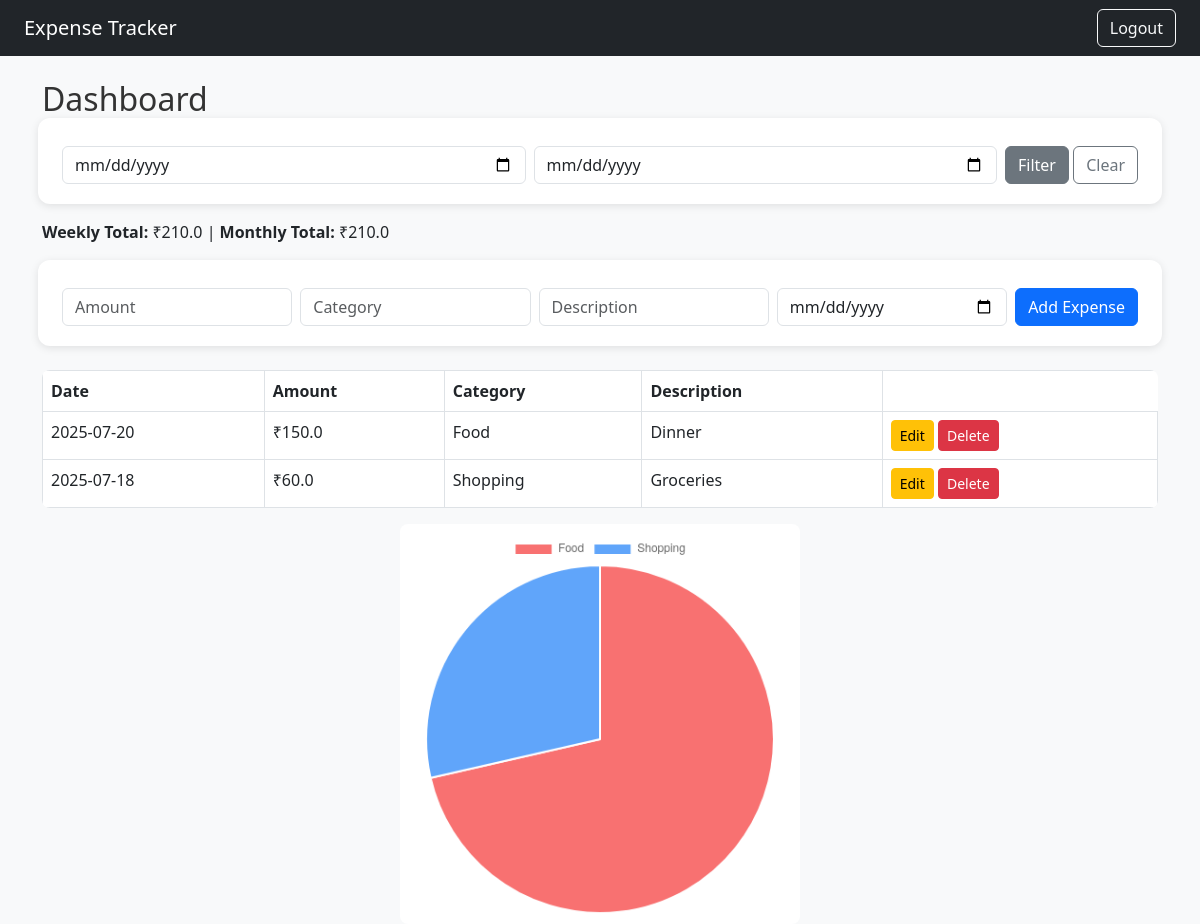
The app's page /dashboard (signed in) with its own data.
### tables this page shows
CREATE TABLE expenses (
    id INTEGER PRIMARY KEY AUTOINCREMENT,
    user_id INTEGER NOT NULL,
    amount REAL NOT NULL,
    category TEXT NOT NULL,
    description TEXT,
    date TEXT NOT NULL,
    FOREIGN KEY (user_id) REFERENCES users(id)
);

### app.py (the view)
@app.route('/dashboard', methods=['GET', 'POST'])
def dashboard():
    if not g.user:
        return redirect(url_for('login'))
    conn = get_db_connection()
    user_id = g.user
    start_date = request.args.get('start_date')
    end_date = request.args.get('end_date')
    query = "SELECT * FROM expenses WHERE user_id = ?"
    params = [user_id]
    if start_date and end_date:
        query += " AND date BETWEEN ? AND ?"
        params.extend([start_date, end_date])
    expenses = conn.execute(query + " ORDER BY date DESC", params).fetchall()
    week_ago = (datetime.now() - timedelta(days=7)).strftime('%Y-%m-%d')
    month_ago = (datetime.now() - timedelta(days=30)).strftime('%Y-%m-%d')
    weekly_total = conn.execute(
        "SELECT SUM(amount) FROM expenses WHERE user_id = ? AND date >= ?", (user_id, week_ago)
    ).fetchone()[0] or 0
    monthly_total = conn.execute(
        "SELECT SUM(amount) FROM expenses WHERE user_id = ? AND date >= ?", (user_id, month_ago)
    ).fetchone()[0] or 0
    if start_date and end_date:
        rows = conn.execute(
            "SELECT category, SUM(amount) as total FROM expenses WHERE user_id = ? AND date BETWEEN ? AND ? GROUP BY category",
            (user_id, start_date, end_date)
        ).fetchall()
    else:
        rows = conn.execute(
            "SELECT category, SUM(amount) as total FROM expenses WHERE user_id = ? GROUP BY category",
            (user_id,)
        ).fetchall()
    chart_data = [{'category': row['category'], 'total': row['total']} for row in rows]
    conn.close()
    return render_template('dashboard.html', expenses=expenses, weekly_total=weekly_total,
                           monthly_total=monthly_total, start_date=start_date,
                           end_date=end_date, chart_data=chart_data)

### app.py (called while the page is built)
def get_db_connection():
    conn = sqlite3.connect(DATABASE)
    conn.row_factory = sqlite3.Row
    return conn

@app.before_request
def load_user():
    g.user = session.get('user_id')

### templates/dashboard.html (shortened to what this page needs)
{% extends "layout.html" %}
{% block content %}
<h2>Dashboard</h2>
<form method="GET" class="row g-2 mb-3">
    <div class="col">
        <input type="date" name="start_date" class="form-control" value="{{ start_date }}">
    </div>
    <div class="col">
        <input type="date" name="end_date" class="form-control" value="{{ end_date }}">
    </div>
    <div class="col-auto">
        <button type="submit" class="btn btn-secondary">Filter</button>
        <a href="{{ url_for('dashboard') }}" class="btn btn-outline-secondary">Clear</a>
    </div>
</form>
<div class="mb-4">
    <strong>Weekly Total:</strong> ₹{{ weekly_total }} |
    <strong>Monthly Total:</strong> ₹{{ monthly_total }}
</div>
<form method="POST" action="{{ url_for('add_expense') }}" class="row g-2 mb-4">
    <div class="col"><input name="amount" type="number" step="0.01" class="form-control" placeholder="Amount" required></div>
    <div class="col"><input name="category" class="form-control" placeholder="Category" required></div>
    <div class="col"><input name="description" class="form-control" placeholder="Description"></div>
    <div class="col"><input name="date" type="date" class="form-control" required></div>
    <div class="col-auto"><button type="submit" class="btn btn-primary">Add Expense</button></div>
</form>
<table class="table table-bordered">
    <thead><tr><th>Date</th><th>Amount</th><th>Category</th><th>Description</th></tr></thead>
    <tbody>
        {% for exp in expenses %}
        <tr>
            <td>{{ exp.date }}</td>
            <td>₹{{ exp.amount }}</td>
            <td>{{ exp.category }}</td>
            <td>{{ exp.description }}</td>
            <td>
                <a href="{{ url_for('edit_expense', expense_id=exp.id) }}" class="btn btn-sm btn-warning">Edit</a>
                <a href="{{ url_for('delete_expense', expense_id=exp.id) }}" class="btn btn-sm btn-danger" onclick="return confirm('Are you sure?')">Delete</a>
            </td>
        </tr>
        {% endfor %}
    </tbody>
</table>
<div style="max-width: 400px; margin: auto;">
    <canvas id="pieChart"></canvas>
</div>
<script>
    const data = {{ chart_data | tojson | safe }};
    const ctx = document.getElementById('pieChart').getContext('2d');
    const chart = new Chart(ctx, {
        type: 'pie',
        data: {
            labels: data.map(row => row.category),
            datasets: [{
                label: 'Expenses',
                data: data.map(row => row.total),
                backgroundColor: ['#f87171', '#60a5fa', '#34d399', '#fbbf24', '#a78bfa']
            }]
        }
    });
</script>
{% endblock %}

### templates/layout.html (shortened to what this page needs)
<!DOCTYPE html>
<html lang="en">
<head>
    <link href="https://cdn.jsdelivr.net/npm/bootstrap@5.3.0/dist/css/bootstrap.min.css" rel="stylesheet">
    <link href="{{ url_for('static', filename='style.css') }}" rel="stylesheet">
</head>
<body>
<nav class="navbar navbar-dark bg-dark px-4">
    <a class="navbar-brand text-white" href="/dashboard">Expense Tracker</a>
    {% if session.user_id %}
        <a href="{{ url_for('logout') }}" class="btn btn-outline-light">Logout</a>
    {% endif %}
</nav>
<div class="container mt-4">
    {% block content %}{% endblock %}
</div>
</body>
</html>

### static/style.css (style rules this page uses)
body { background-color: #f8f9fa; font-family: 'Segoe UI', Tahoma, Geneva, Verdana, sans-serif; }
h2, h5 { color: #333; }
form, .card { background-color: #ffffff; padding: 20px; border-radius: 12px; box-shadow: 0 2px 8px rgba(0,0,0,0.1); }
.btn-secondary { background-color: #6c757d; border-color: #6c757d; }
canvas { background-color: #ffffff; padding: 10px; border-radius: 8px; max-width: 100%; height: auto !important; }
.table { background-color: #ffffff; border-radius: 8px; overflow: hidden; }

### records on screen
expenses: date "2025-07-20", amount "150.0", category "Food", description "Dinner"
expenses: date "2025-07-18", amount "60.0", category "Shopping", description "Groceries"

### other values on screen
{{ weekly_total }} "210.0"
{{ monthly_total }} "210.0"
chart data {{ chart_data | tojson | safe }} [{"category": "Food", "total": 150.0}, {"category": "Shopping", "total": 60.0}]
